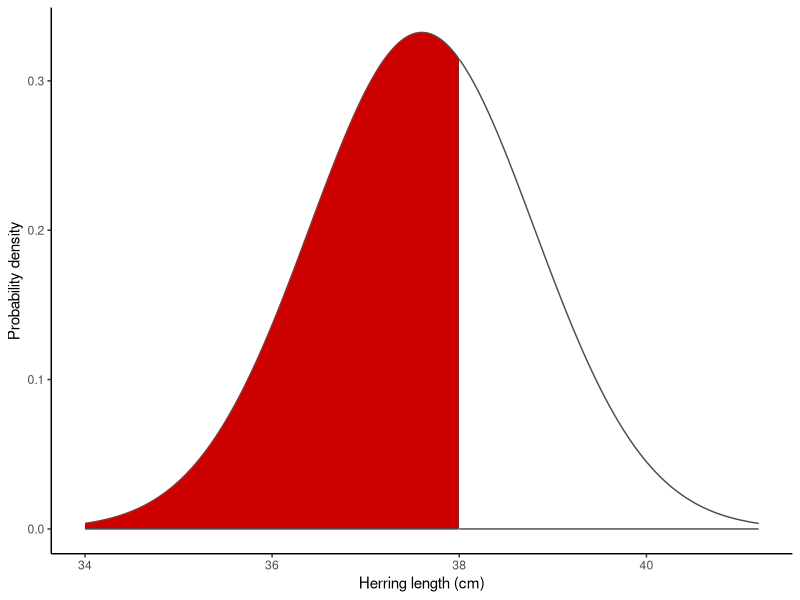
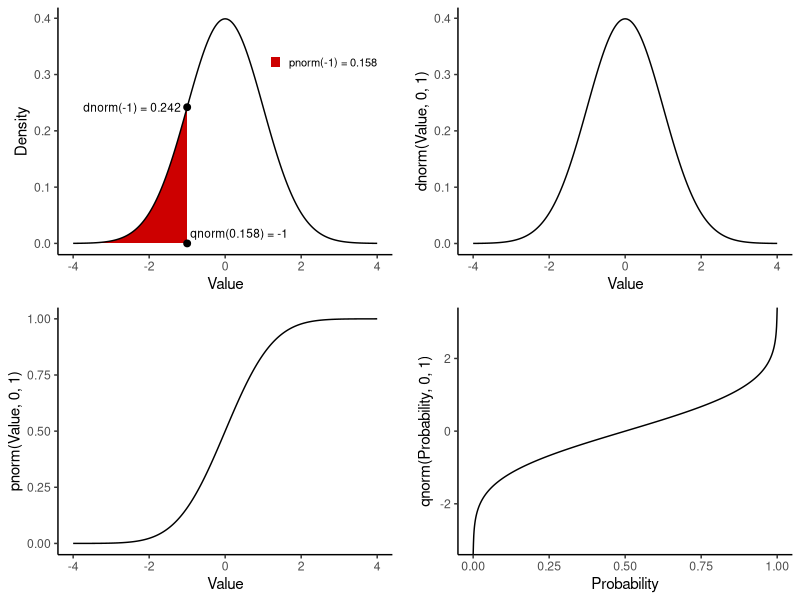
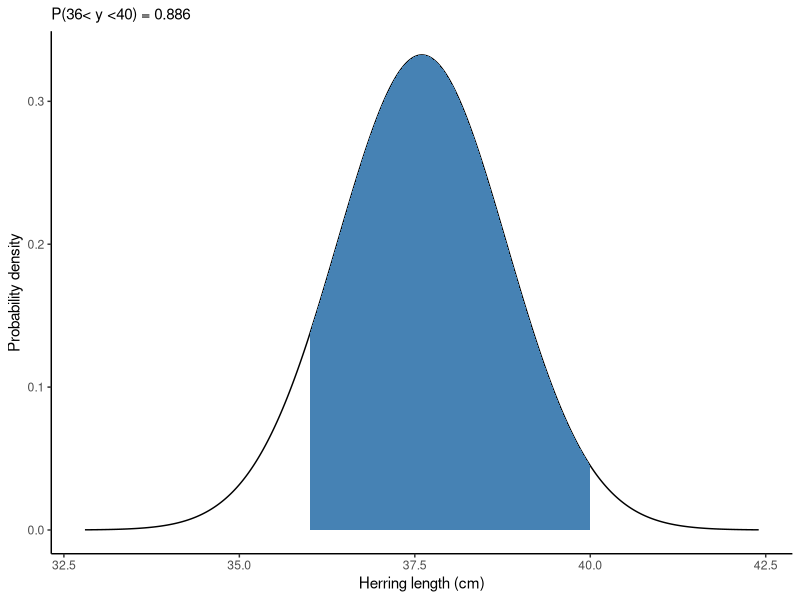
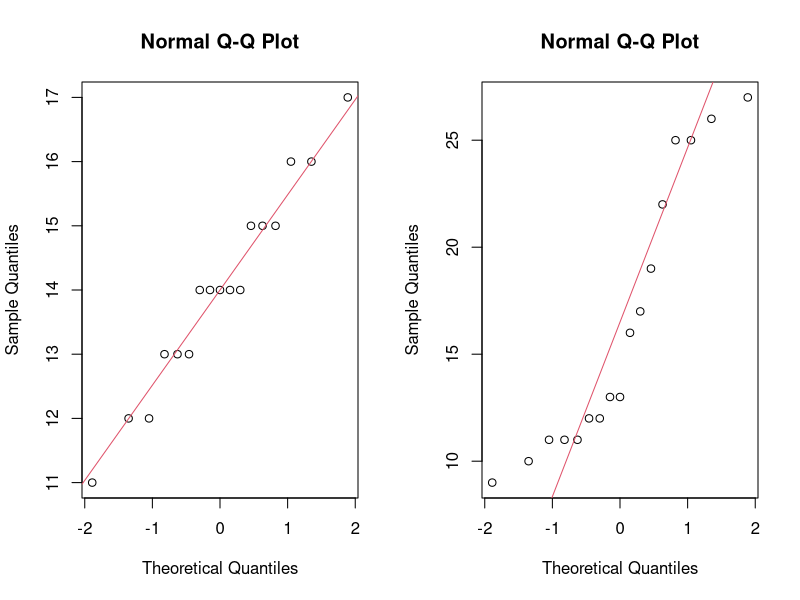
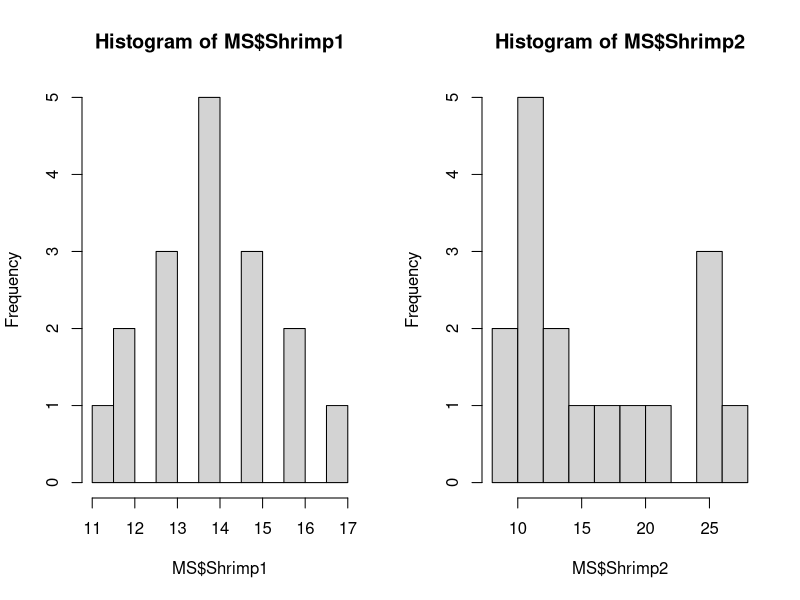
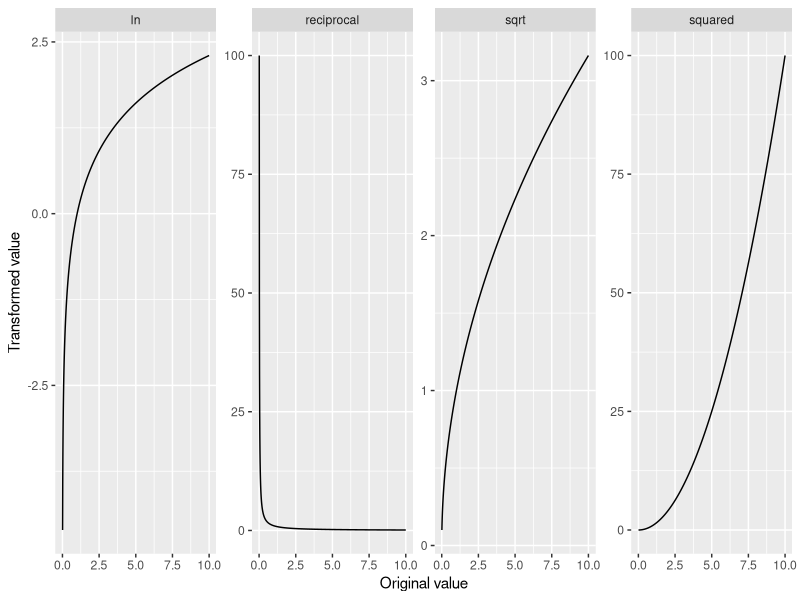
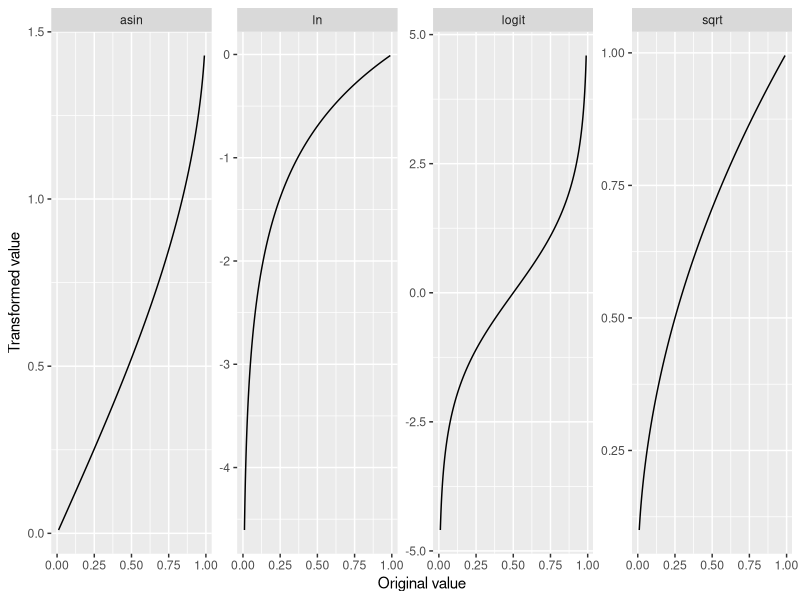
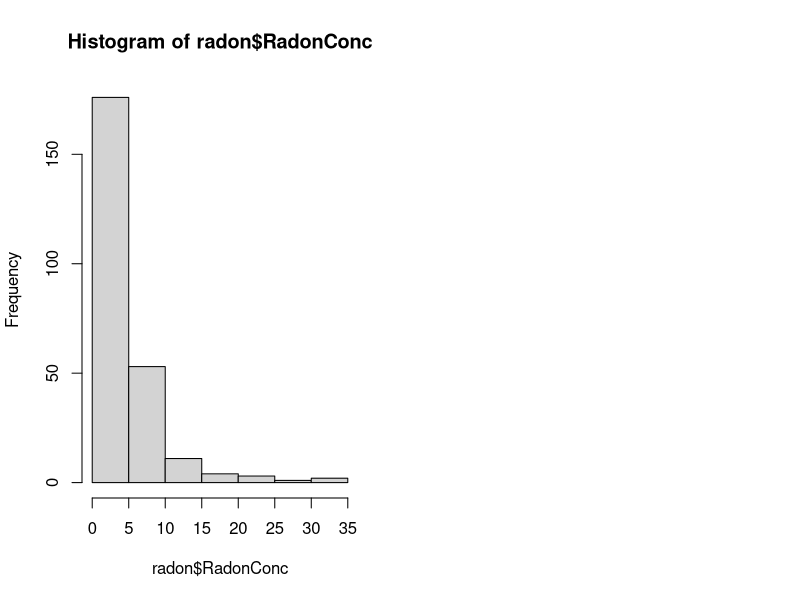

These figures' R source, in order:
## ---- chunk 1
#| message: false
#| warning: false

library(tidyverse)
library(readxl)
set.seed(2025)
## ---- chunk 2
#| label: fig-normal_herring
#| fig-cap: "Normal distribution of herring lengths."
#| message: false
#| warning: false
#| code-fold: true

mu <- 37.6
sigma <- 1.2
y <- 38

y_lt38_df <- tibble(len=seq(mu-3*sigma, mu+3*sigma, length.out=1e3),
                     density=dnorm(len, mu, sigma),
                     shade=len < 38)
ggplot(y_lt38_df, aes(len, ymin=0, ymax=density, fill=shade)) + 
  geom_ribbon(colour="grey30") + 
  scale_fill_manual(values=c("white", "red3"), guide="none") +
  labs(x="Herring length (cm)", y="Probability density") +
  theme_classic()
## ---- chunk 3
#| label: fig-dpq_examp
#| fig-cap: "Functions for distributions in R illustrated with a standard normal."
#| fig-width: 8
#| fig-height: 6
#| code-fold: true
#| warning: false
#| message: false

library(cowplot)
norm_df <- tibble(x=seq(-4, 4, length.out=1e3),
                  x2=seq(0, 1, length.out=1e3),
                  lo=0) |>
  mutate(d=dnorm(x), 
         q=qnorm(x2),
         p=pnorm(x),
         above_m1=x > -1) 
labels_df <- tribble(~x, ~y, ~label,
                     -1, dnorm(-1), "dnorm(-1) = 0.242  ",
                     -1, 0, " qnorm(0.158) = -1")
p1 <- ggplot(norm_df, aes(x)) + 
  geom_ribbon(aes(ymin=lo, ymax=d, fill=above_m1)) +
  geom_line(aes(y=d)) + 
  geom_point(data=labels_df, aes(y=y), size=2) +
  geom_text(data=labels_df[1,], aes(y=y, label=label), hjust=1, size=3) + 
  geom_text(data=labels_df[2,], aes(y=y, label=label), size=3,
            hjust=0, vjust=0, nudge_y=0.01) + 
  scale_fill_manual("", values=c("red3", "white"), 
                    labels=c("pnorm(-1) = 0.158", "")) +
  labs(x="Value", y="Density") +
  theme_classic() +
  theme(legend.position=c(0.8, 0.8),
        legend.text=element_text(size=8),
        legend.key.size=unit(0.3, "cm"))
p2 <- ggplot(norm_df, aes(x, d)) + geom_line() + 
  labs(x="Value", y="dnorm(Value, 0, 1)") + 
  theme_classic() 
p3 <- ggplot(norm_df, aes(x, p)) + geom_line() + 
  labs(x="Value", y="pnorm(Value, 0, 1)") + 
  theme_classic() 
p4 <- ggplot(norm_df, aes(x2, q)) + geom_line() + 
  labs(x="Probability", y="qnorm(Probability, 0, 1)") + 
  theme_classic() 

plot_grid(p1, p2, p3, p4, align="hv", axis="tblr")
## ---- chunk 4
pnorm(35, 37.6, 1.2)
## ---- chunk 5
1 - pnorm(39, 37.6, 1.2)
## ---- chunk 6
pnorm(0, 15.2, 25.1)
## ---- chunk 7
pnorm(0, 15.2, 2.51)
## ---- chunk 8
qnorm(p = 0.975, mean = 37.6, sd = 1.2) # p is the cumulative probability 
## ---- chunk 9
probs <- seq(from = 0.1, to = 0.9, by = 0.2) # vectorize for multiple values
rbind(probs, quantiles=qnorm(p = probs, mean = 37.6, sd = 1.2))
qnorm(p = c(0.025, 0.975), mean = 37.6, sd = 1.2) # middle 95%
## ---- chunk 10
qnorm(c(0.025, 0.975), 37.6, 1.2)
## ---- chunk 11
qnorm(c(0.05, 0.95), 37.6, 1.2)
## ---- chunk 12
qnorm(0.5, 37.6, 1.2)
## ---- chunk 13
#| label: fig-herring2
#| fig-cap: "The normal distribution illustrating probability of a random herring from your population having a length between 36 and 40 cm."
#| fig-width: 6
#| fig-height: 4

mu <- 37.6
sigma <- 1.2
lb <- 36 # lower boundary 
ub <- 40 # upper boundary

norm_df <- tibble(z=seq(-4, 4, length.out=1000),
                  x=z*sigma + mu,
                  densNorm=dnorm(x, mu, sigma))
ggplot(norm_df, aes(x, densNorm)) + 
  geom_line() + 
  geom_ribbon(data=norm_df |> filter(x > lb & x < ub),
              aes(ymin=0, ymax=densNorm), fill="steelblue") +
  labs(x="Herring length (cm)", 
       y="Probability density",
       subtitle=paste0("P(", lb, "< y <", ub, ") = ", 
                       signif(pnorm(ub, mu, sigma) - pnorm(lb, mu, sigma), digits=3))) +
  theme_classic() # changes how the plot looks: ?theme

## ---- chunk 14
# Double
qnorm(c(0.025, 0.975), 37.6, 1.44*2)
# Quadruple
qnorm(c(0.025, 0.975), 37.6, 1.44*4)
# Half
qnorm(c(0.025, 0.975), 37.6, 1.44/2)
## ---- chunk 15
(34 - 37.6)/1.2
## ---- chunk 16
MS <- read_xlsx("data/H2DS_practicalData.xlsx", sheet = "Mood shrimp")
# check the data using head(), str() etc.
## ---- chunk 17
#| label: qq-examp
#| fig-cap: "Normal (QQ) plots. The left indicates that the normality assumption might be reasonable, not so on the right."
#| fig-width: 8
#| fig-height: 4

par(mfrow = c(1, 2))
qqnorm(MS$Shrimp1)
qqline(MS$Shrimp1, col = 2) # the data fall near the line
qqnorm(MS$Shrimp2)
qqline(MS$Shrimp2, col = 2) # the data deviate widely from the line
## ---- chunk 18
par(mfrow=c(1,2))
hist(MS$Shrimp1, breaks=10)
hist(MS$Shrimp2, breaks=10)
## ---- chunk 19
#| label: fig-trans_positiveData
#| fig-cap: "Effect of common transformations on positive data."
#| fig-width: 9
#| fig-height: 2.5
#| code-fold: true

positive_df <- tibble(orig=seq(0.01, 10, length.out=1e3)) |>
  mutate(sqrt=sqrt(orig),
         ln=log(orig),
         reciprocal=1/orig,
         squared=orig^2) |>
  pivot_longer(cols=2:5, names_to="transformation", values_to="new_value")

ggplot(positive_df, aes(orig, new_value)) + 
  geom_line() + 
  facet_wrap(~transformation, scales="free", nrow=1) + 
  labs(main="Positive values", x="Original value", y="Transformed value")
## ---- chunk 20
#| label: fig-trans_proportionalData
#| fig-cap: "Effect of common transformations on proportions."
#| fig-width: 9
#| fig-height: 2.5
#| code-fold: true

proportion_df <- tibble(orig=seq(0.01, 0.99, length.out=1e3)) |>
  mutate(sqrt=sqrt(orig),
         ln=log(orig),
         asin=asin(orig),
         logit=boot::logit(orig)) |>
  pivot_longer(cols=2:5, names_to="transformation", values_to="new_value")

ggplot(proportion_df, aes(orig, new_value)) + 
  geom_line() + 
  facet_wrap(~transformation, scales="free", nrow=1) + 
  labs(main="Proportions", x="Original value", y="Transformed value")
## ---- chunk 21
radon <- read_xlsx("data/H2DS_practicalData.xlsx", sheet="Radon (ppb)")
hist(radon$RadonConc)
## ---- chunk 22
par(mfrow=c(3,3))
hist(log(radon$RadonConc))
hist(sqrt(radon$RadonConc))
hist(1/radon$RadonConc)
hist(1/log(radon$RadonConc))
hist(1/sqrt(radon$RadonConc))
hist(log(1/radon$RadonConc))
hist(log(sqrt(radon$RadonConc)))
hist(sqrt(log(radon$RadonConc)))
hist(sqrt(1/radon$RadonConc))
## ---- chunk 23
#| label: fig-clt_examp
#| fig-cap: "The central limit theorem in action."
#| fig-width: 6
#| fig-height: 6

# Non-normal data: a mixture of several distributions
obs_data <- c(rnorm(2000, 200, 20), 
              rnorm(1500, 100, 50),
              rnorm(1000, 400, 80), 
              rnorm(800, 300, 100))
xlims <- range(obs_data)

# Define size of each sample and the number of sampling repeats
sample_size <- 30
num_samples <- 3000

# Sample num_samples times from obs_data, with n = sample_size for each sample
sample_means <- numeric(length=num_samples) # initialize an empty vector
for(i in 1:num_samples) {
  sample_means[i] <- sample(x=obs_data, size=sample_size, replace=T) |> mean()
}

# plot observed distribution
par(mfrow = c(2, 2),
    mar = c(5, 2, 2, 2)) 
hist(obs_data,
     main = "Raw data: obs_data",
     sub = paste0("mean: ", signif(mean(obs_data), 3), 
                  ", sd: ", signif(sd(obs_data), 3)),
     breaks = 30, xlab = "Observations", xlim = xlims
) 
qqnorm(obs_data, main = "Raw data QQ")
qqline(obs_data)

# plot distribution of sample means
hist(sample_means,
     main = paste0("Sample means, N: ", sample_size),
     sub = paste0("mean: ", signif(mean(sample_means), 3), 
                  ", sd: ", signif(sd(sample_means), 3)),
     breaks = 30, xlab = "Sample means", xlim = xlims
) 
qqnorm(sample_means, main="Sample mean QQ")
qqline(sample_means)

## ---- chunk 24
# Simulate a normally distributed population with mean mu and sd sigma
mu <- 10
sigma <- 2
sim_obs <- rnorm(10000, mu, sigma)

# Define sample size and number
sample_size <- c(3, 10, 30, 100) # size of each sample
num_samples <- 3000 # number of samples (=repeats) for each sample size

# Create a dataframe to store results
sample_mean_df <- tibble(N=rep(sample_size, each = num_samples),
                         id=rep(1:num_samples, times = length(sample_size))) |>
  rowwise() |> # enforces new sample() call for each row
  mutate(sample_mean=mean(sample(x=sim_obs, size=N))) |>
  ungroup()
## ---- chunk 25
#| label: fig-SEM
#| fig-cap: "Simulated sample means. Each curve shows the sampling distribution for means of samples with size n. The standard deviation of each curve is the standard error of the mean."
#| fig-width: 6
#| fig-height: 4

sample_mean_df |>
  mutate(N=factor(N, levels=unique(N), labels=paste("n:", unique(N)))) |>
  ggplot(aes(sample_mean, colour=N)) +
  geom_vline(xintercept=mu, linetype=3) +
  geom_density(linewidth=0.9) +
  scale_colour_viridis_d("Size of each sample", option="mako", end=0.85) +
  labs(x=paste("Means of", num_samples, "simulated samples")) +
  theme_classic()
## ---- chunk 26

sample_mean_df |>
  group_by(N) |>
  summarise(se_bySim=sd(sample_mean)) |>
  ungroup() |>
  mutate(se_byFormula=sigma/sqrt(N))
## ---- chunk 27
ppois(35, 40)
pnorm(35, 40, sqrt(40))
## ---- chunk 28
ppois(2, 5)
pnorm(2, 5, sqrt(5))
## ---- chunk 29
pbinom(10, 40, 0.5)
## ---- chunk 30
barplot(dbinom(0:40, size=40, p=0.5), names.arg=0:40)
## ---- chunk 31
40 * 0.5 # mean
40 * 0.5 * 0.5 # variance
## ---- chunk 32
40 * 0.5
40 * (1 - 0.5)
## ---- chunk 33
pnorm(10, 20, sqrt(10))
